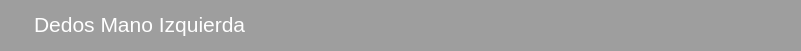
      <widget class="QFrame" name="frame_superior">
       <property name="geometry">
        <rect>
         <x>0</x>
         <y>0</y>
         <width>801</width>
         <height>51</height>
        </rect>
       </property>
       <property name="styleSheet">
        <string notr="true">background-color: rgb(158, 158, 158);
border-top-left-radius:10px;
border-top-right-radius:10px;
border-bottom-right-radius: 0px;
border-bottom-left-radius: 0px;</string>
       </property>
       <property name="frameShape">
        <enum>QFrame::StyledPanel</enum>
       </property>
       <property name="frameShadow">
        <enum>QFrame::Raised</enum>
       </property>
       <widget class="QPushButton" name="bt_close_mano_izq">
        <property name="geometry">
         <rect>
          <x>750</x>
          <y>10</y>
          <width>36</width>
          <height>32</height>
         </rect>
        </property>
        <property name="styleSheet">
         <string notr="true"/>
        </property>
        <property name="text">
         <string/>
        </property>
        <property name="icon">
         <iconset>
          <normaloff>iconos/cerrar.svg</normaloff>iconos/cerrar.svg</iconset>
        </property>
        <property name="iconSize">
         <size>
          <width>32</width>
          <height>32</height>
         </size>
        </property>
       </widget>
       <widget class="QPlainTextEdit" name="plainTextEdit_4">
        <property name="geometry">
         <rect>
          <x>10</x>
          <y>0</y>
          <width>471</width>
          <height>51</height>
         </rect>
        </property>
        <property name="minimumSize">
         <size>
          <width>200</width>
          <height>0</height>
         </size>
        </property>
        <property name="font">
         <font>
          <family>Cantarell</family>
          <pointsize>16</pointsize>
          <weight>50</weight>
          <bold>false</bold>
         </font>
        </property>
        <property name="styleSheet">
         <string notr="true">margin-left:20px;
margin-top:8px;
color: #FFFFFF;</string>
        </property>
        <property name="plainText">
         <string>Dedos Mano Izquierda</string>
        </property>
       </widget>
       <widget class="QPushButton" name="bt_minimize_mano_izq">
        <property name="geometry">
         <rect>
          <x>690</x>
          <y>10</y>
          <width>36</width>
          <height>32</height>
         </rect>
        </property>
        <property name="text">
         <string/>
        </property>
        <property name="icon">
         <iconset>
          <normaloff>iconos/minimizar.svg</normaloff>iconos/minimizar.svg</iconset>
        </property>
        <property name="iconSize">
         <size>
          <width>32</width>
          <height>32</height>
         </size>
        </property>
       </widget>
      </widget>
